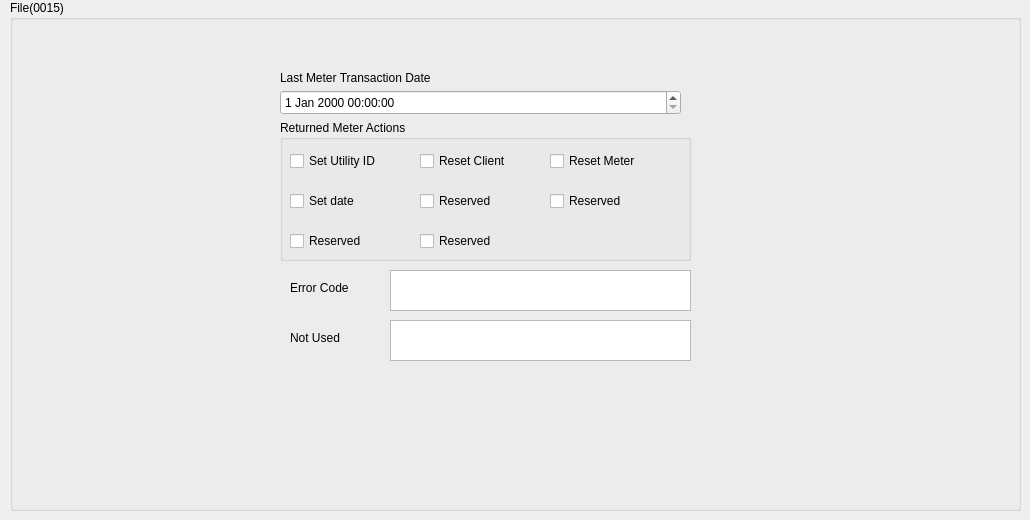
         <widget class="QWidget" name="page_File_15">
          <widget class="QGroupBox" name="groupBoxMain_15">
           <property name="geometry">
            <rect>
             <x>10</x>
             <y>0</y>
             <width>1011</width>
             <height>511</height>
            </rect>
           </property>
           <property name="styleSheet">
            <string notr="true"/>
           </property>
           <property name="title">
            <string>File(0015)</string>
           </property>
           <widget class="QLabel" name="L_LastMeterTransactionDate_15">
            <property name="geometry">
             <rect>
              <x>270</x>
              <y>70</y>
              <width>201</width>
              <height>16</height>
             </rect>
            </property>
            <property name="text">
             <string>Last Meter Transaction Date</string>
            </property>
           </widget>
           <widget class="QGroupBox" name="ReturnedMeterActions_group_15">
            <property name="geometry">
             <rect>
              <x>270</x>
              <y>120</y>
              <width>411</width>
              <height>141</height>
             </rect>
            </property>
            <property name="title">
             <string>Returned Meter Actions</string>
            </property>
            <widget class="QCheckBox" name="ReturnedMeterActions_chBox4_15">
             <property name="geometry">
              <rect>
               <x>10</x>
               <y>70</y>
               <width>111</width>
               <height>22</height>
              </rect>
             </property>
             <property name="text">
              <string>Set date</string>
             </property>
            </widget>
            <widget class="QCheckBox" name="ReturnedMeterActions_chBox6_15">
             <property name="geometry">
              <rect>
               <x>270</x>
               <y>70</y>
               <width>131</width>
               <height>22</height>
              </rect>
             </property>
             <property name="text">
              <string>Reserved</string>
             </property>
            </widget>
            <widget class="QCheckBox" name="ReturnedMeterActions_chBox3_15">
             <property name="geometry">
              <rect>
               <x>270</x>
               <y>30</y>
               <width>131</width>
               <height>22</height>
              </rect>
             </property>
             <property name="text">
              <string>Reset Meter</string>
             </property>
            </widget>
            <widget class="QCheckBox" name="ReturnedMeterActions_chBox5_15">
             <property name="geometry">
              <rect>
               <x>140</x>
               <y>70</y>
               <width>111</width>
               <height>22</height>
              </rect>
             </property>
             <property name="text">
              <string>Reserved</string>
             </property>
            </widget>
            <widget class="QCheckBox" name="ReturnedMeterActions_chBox1_15">
             <property name="geometry">
              <rect>
               <x>10</x>
               <y>30</y>
               <width>101</width>
               <height>22</height>
              </rect>
             </property>
             <property name="text">
              <string>Set Utility ID </string>
             </property>
            </widget>
            <widget class="QCheckBox" name="ReturnedMeterActions_chBox2_15">
             <property name="geometry">
              <rect>
               <x>140</x>
               <y>30</y>
               <width>111</width>
               <height>22</height>
              </rect>
             </property>
             <property name="text">
              <string>Reset Client</string>
             </property>
            </widget>
            <widget class="QCheckBox" name="ReturnedMeterActions_chBox8_15">
             <property name="geometry">
              <rect>
               <x>140</x>
               <y>110</y>
               <width>141</width>
               <height>22</height>
              </rect>
             </property>
             <property name="text">
              <string>Reserved</string>
             </property>
            </widget>
            <widget class="QCheckBox" name="ReturnedMeterActions_chBox7_15">
             <property name="geometry">
              <rect>
               <x>10</x>
               <y>110</y>
               <width>111</width>
               <height>22</height>
              </rect>
             </property>
             <property name="text">
              <string>Reserved</string>
             </property>
            </widget>
           </widget>
           <widget class="QLabel" name="L_CardStatus_11">
            <property name="geometry">
             <rect>
              <x>280</x>
              <y>280</y>
              <width>81</width>
              <height>16</height>
             </rect>
            </property>
            <property name="text">
             <string>Error Code</string>
            </property>
           </widget>
           <widget class="QTextEdit" name="T_ErrorCode_15">
            <property name="geometry">
             <rect>
              <x>380</x>
              <y>270</y>
              <width>301</width>
              <height>41</height>
             </rect>
            </property>
           </widget>
           <widget class="QDateTimeEdit" name="dateTime_LastMeterTransactionDate_15">
            <property name="geometry">
             <rect>
              <x>270</x>
              <y>90</y>
              <width>401</width>
              <height>25</height>
             </rect>
            </property>
           </widget>
           <widget class="QTextEdit" name="T_notused_15">
            <property name="geometry">
             <rect>
              <x>380</x>
              <y>320</y>
              <width>301</width>
              <height>41</height>
             </rect>
            </property>
           </widget>
           <widget class="QLabel" name="L_Notused_15">
            <property name="geometry">
             <rect>
              <x>280</x>
              <y>330</y>
              <width>81</width>
              <height>16</height>
             </rect>
            </property>
            <property name="text">
             <string>Not Used</string>
            </property>
           </widget>
          </widget>
         </widget>
